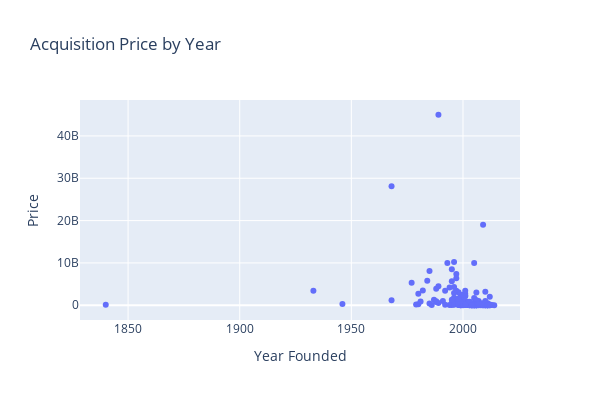

Write notebook code for a chart like this one.
### Code cell
fig = px.scatter(
    acquired,
    x="Year Founded",
    y="Price",
    title="Acquisition Price by Year",
    width=600,
    height=400,
)
fig.show()

### Figure 1 — Plotly figure (JSON) as saved in the notebook; plotly's stock layout.template omitted (floating-point values rounded to 4 significant figures; data arrays with more than 128 entries replaced by an {"elided": "..."} marker saying what was removed)
{"data": [{"hovertemplate": "Year Founded=%{x}<br>Price=%{y}<extra></extra>", "legendgroup": "", "marker": {"color": "#636efa", "symbol": "circle"}, "mode": "markers", "name": "", "orientation": "v", "showlegend": false, "type": "scatter", "x": {"elided": "310 float values"}, "xaxis": "x", "y": {"elided": "310 int values"}, "yaxis": "y"}], "layout": {"height": 400, "legend": {"tracegroupgap": 0}, "title": {"text": "Acquisition Price by Year"}, "width": 600, "xaxis": {"anchor": "y", "domain": [0, 1], "title": {"text": "Year Founded"}}, "yaxis": {"anchor": "x", "domain": [0, 1], "title": {"text": "Price"}}}}
